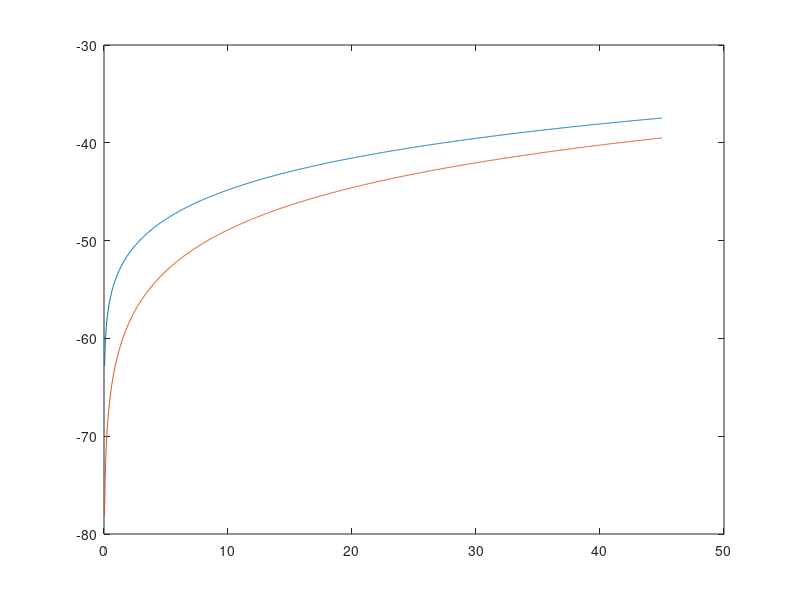
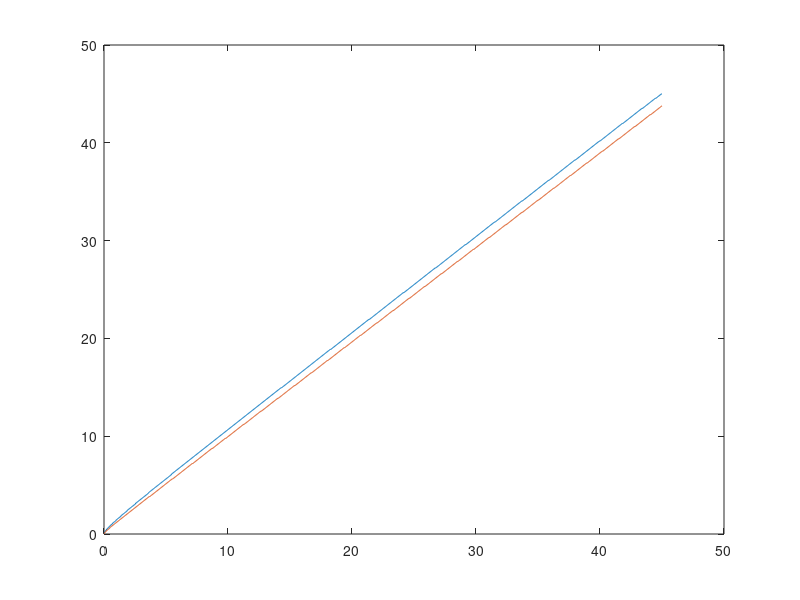
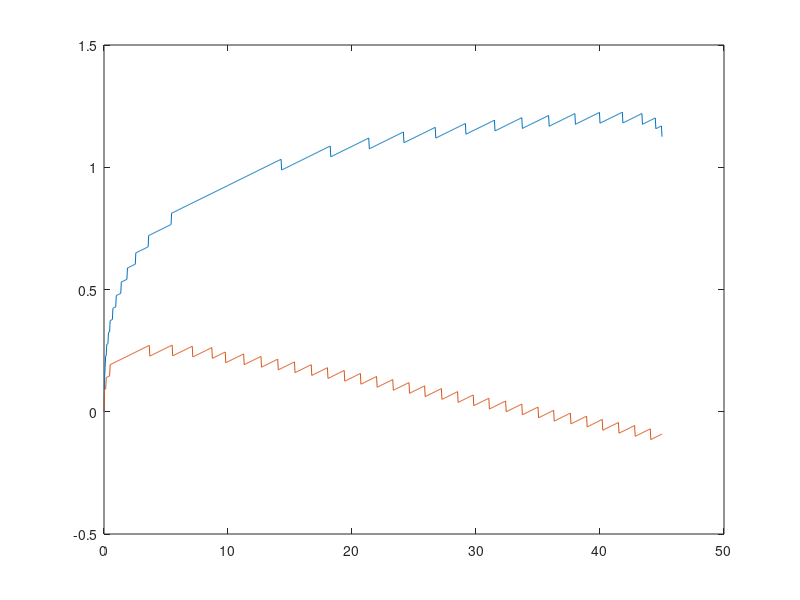

These charts were generated, in order, by the following MATLAB code:
clear
close all
%%%% Set up parameters
alpha = 0.35;
beta = 0.99;
delta = 0.025;
sigma = 2;
T_mat = [0.977, 1-0.977; 1 - 0.926, 0.926];
% now, we want to try different values for A_hi and A_low
T_long_run = T_mat ^ 100;
A_hi = 1.1; % A_hi = 1.0082;
A = [ A_hi, (1 - T_long_run(1,1) * A_hi) / T_long_run(1,2) ];

%%%% Set up discretized state space
k_min = 0;
k_max = 45;
num_k = 1000; % number of points in the grid for k

k = linspace(k_min, k_max, num_k);

k_mat = repmat(k', [1 num_k]); % this will be useful in a bit

%%%% Set up consumption and return function
% 1st dim(rows): k today, 2nd dim (cols): k' chosen for tomorrow
cons(:,:,1) = A(1) * k_mat .^ alpha + (1 - delta) * k_mat - k_mat'; 
cons(:,:,2) = A(2) * k_mat .^ alpha + (1 - delta) * k_mat - k_mat';

ret = cons .^ (1 - sigma) / (1 - sigma); % return function
% negative consumption is not possible -> make it irrelevant by assigning
% it very large negative utility
ret(cons < 0) = -Inf;

%%%% Iteration
dis = 1; tol = 1e-06; % tolerance for stopping 
v_guess = zeros(2, num_k);
while dis > tol
    % an alternative, more direct way to compute the value array:
    value_mat_alt = ret + beta * ...
        repmat(permute((T_mat * v_guess), [3 2 1]), [num_k 1 1]);
    
    % compute the utility value for all possible combinations of k and k':
%     value_mat(:,:,1) = ret(:,:,1) + beta * ( ...
%         T_mat(1,1) * repmat(v_guess(1,:), [num_k 1]) + ...
%         T_mat(1,2) * % finish from here!
%     
    
    % find the optimal k' for every k:
    [vfn, pol_indx] = max(value_mat_alt, [], 2);
    vfn = shiftdim(vfn,2);
    
    % what is the distance between current guess and value function
    dis = max(abs( vfn(:) - v_guess(:) ));
    
    % if distance is larger than tolerance, update current guess and
    % continue, otherwise exit the loop
    v_guess = vfn;
end
pol_indx = permute(pol_indx, [3 1 2]);

g = k(pol_indx); % policy function

plot(k,vfn)
figure
plot(k,g)
figure
plot(k, g - (1 - delta) * repmat(k, [2 1]));

%%% Simulation
% Set up simulated time series A according to T_mat
T_sim = 5000;
rng(1);
randnums = rand(T_sim, 1);
A_sim = zeros(T_sim, 1);
A_sim(1) = 1;
T_cumul = cumsum(T_mat,2);
for t = 1:T_sim-1
    if randnums(t) < T_cumul(A_sim(t),1)
        A_sim(t+1) = 1;
    else
        A_sim(t+1) = 2;
    end
end

% start with arbitrary capital stock and follow policy implied by simulated
% state
k_sim_indx = zeros(T_sim, 1);
k_sim_indx(1) = 10;
for t = 1:T_sim-1
    k_sim_indx(t+1) = pol_indx(A_sim(t), k_sim_indx(t));
end

% what is production and std dev?
y_sim = A(A_sim) .* k(k_sim_indx) .^ alpha;
y_sim(1:200) = []; % discard the first few periods
std_dev = sqrt(var(y_sim)) / mean(y_sim)

